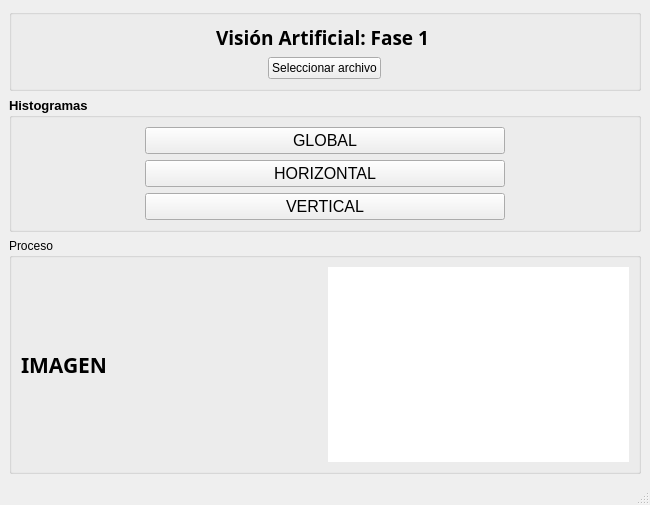
<?xml version="1.0" encoding="UTF-8"?>
<ui version="4.0">
 <class>MainWindow</class>
 <widget class="QMainWindow" name="MainWindow">
  <property name="geometry">
   <rect>
    <x>0</x>
    <y>0</y>
    <width>650</width>
    <height>505</height>
   </rect>
  </property>
  <property name="windowTitle">
   <string>MainWindow</string>
  </property>
  <widget class="QWidget" name="centralwidget">
   <layout class="QGridLayout" name="gridLayout_5">
    <item row="2" column="0">
     <widget class="QGroupBox" name="groupBox_3">
      <property name="title">
       <string>Proceso</string>
      </property>
      <layout class="QGridLayout" name="gridLayout_3">
       <item row="0" column="0">
        <widget class="QLabel" name="label_2">
         <property name="sizePolicy">
          <sizepolicy hsizetype="Fixed" vsizetype="Preferred">
           <horstretch>0</horstretch>
           <verstretch>0</verstretch>
          </sizepolicy>
         </property>
         <property name="minimumSize">
          <size>
           <width>300</width>
           <height>0</height>
          </size>
         </property>
         <property name="maximumSize">
          <size>
           <width>500</width>
           <height>600</height>
          </size>
         </property>
         <property name="font">
          <font>
           <family>Arial Black</family>
           <pointsize>16</pointsize>
           <weight>75</weight>
           <bold>true</bold>
          </font>
         </property>
         <property name="text">
          <string>IMAGEN</string>
         </property>
         <property name="scaledContents">
          <bool>true</bool>
         </property>
        </widget>
       </item>
       <item row="0" column="1">
        <widget class="PlotWidget" name="plotHisto" native="true">
         <property name="styleSheet">
          <string notr="true">background-color: rgb(255, 255, 255);</string>
         </property>
        </widget>
       </item>
      </layout>
     </widget>
    </item>
    <item row="1" column="0">
     <widget class="QGroupBox" name="groupBox">
      <property name="sizePolicy">
       <sizepolicy hsizetype="Preferred" vsizetype="Fixed">
        <horstretch>0</horstretch>
        <verstretch>0</verstretch>
       </sizepolicy>
      </property>
      <property name="minimumSize">
       <size>
        <width>0</width>
        <height>60</height>
       </size>
      </property>
      <property name="font">
       <font>
        <family>Arial</family>
        <pointsize>10</pointsize>
        <weight>75</weight>
        <bold>true</bold>
       </font>
      </property>
      <property name="title">
       <string>Histogramas</string>
      </property>
      <layout class="QGridLayout" name="gridLayout_4">
       <item row="0" column="0">
        <widget class="QPushButton" name="btnGlobal">
         <property name="sizePolicy">
          <sizepolicy hsizetype="Fixed" vsizetype="Fixed">
           <horstretch>0</horstretch>
           <verstretch>0</verstretch>
          </sizepolicy>
         </property>
         <property name="minimumSize">
          <size>
           <width>360</width>
           <height>0</height>
          </size>
         </property>
         <property name="font">
          <font>
           <family>Arial</family>
           <pointsize>12</pointsize>
           <weight>50</weight>
           <bold>false</bold>
          </font>
         </property>
         <property name="text">
          <string>GLOBAL</string>
         </property>
        </widget>
       </item>
       <item row="1" column="0">
        <widget class="QPushButton" name="btnHorizontal">
         <property name="sizePolicy">
          <sizepolicy hsizetype="Fixed" vsizetype="Fixed">
           <horstretch>0</horstretch>
           <verstretch>0</verstretch>
          </sizepolicy>
         </property>
         <property name="minimumSize">
          <size>
           <width>360</width>
           <height>0</height>
          </size>
         </property>
         <property name="font">
          <font>
           <family>Arial</family>
           <pointsize>12</pointsize>
           <weight>50</weight>
           <bold>false</bold>
          </font>
         </property>
         <property name="mouseTracking">
          <bool>true</bool>
         </property>
         <property name="text">
          <string>HORIZONTAL</string>
         </property>
        </widget>
       </item>
       <item row="2" column="0">
        <widget class="QPushButton" name="btnVertical">
         <property name="sizePolicy">
          <sizepolicy hsizetype="Fixed" vsizetype="Fixed">
           <horstretch>0</horstretch>
           <verstretch>0</verstretch>
          </sizepolicy>
         </property>
         <property name="minimumSize">
          <size>
           <width>360</width>
           <height>0</height>
          </size>
         </property>
         <property name="font">
          <font>
           <family>Arial</family>
           <pointsize>12</pointsize>
           <weight>50</weight>
           <bold>false</bold>
          </font>
         </property>
         <property name="text">
          <string>VERTICAL</string>
         </property>
        </widget>
       </item>
      </layout>
     </widget>
    </item>
    <item row="0" column="0">
     <widget class="QGroupBox" name="groupBox_2">
      <property name="sizePolicy">
       <sizepolicy hsizetype="Preferred" vsizetype="Fixed">
        <horstretch>0</horstretch>
        <verstretch>0</verstretch>
       </sizepolicy>
      </property>
      <property name="title">
       <string/>
      </property>
      <layout class="QGridLayout" name="gridLayout_2">
       <item row="0" column="0" colspan="3">
        <widget class="QLabel" name="label">
         <property name="font">
          <font>
           <family>Arial Black</family>
           <pointsize>14</pointsize>
           <weight>75</weight>
           <bold>true</bold>
          </font>
         </property>
         <property name="text">
          <string>Visión Artificial: Fase 1 </string>
         </property>
         <property name="alignment">
          <set>Qt::AlignCenter</set>
         </property>
        </widget>
       </item>
       <item row="1" column="0">
        <spacer name="horizontalSpacer_2">
         <property name="orientation">
          <enum>Qt::Horizontal</enum>
         </property>
         <property name="sizeHint" stdset="0">
          <size>
           <width>247</width>
           <height>20</height>
          </size>
         </property>
        </spacer>
       </item>
       <item row="1" column="1">
        <widget class="QPushButton" name="btnSelecArchivo">
         <property name="text">
          <string>Seleccionar archivo</string>
         </property>
        </widget>
       </item>
       <item row="1" column="2">
        <spacer name="horizontalSpacer">
         <property name="orientation">
          <enum>Qt::Horizontal</enum>
         </property>
         <property name="sizeHint" stdset="0">
          <size>
           <width>247</width>
           <height>20</height>
          </size>
         </property>
        </spacer>
       </item>
      </layout>
     </widget>
    </item>
   </layout>
  </widget>
  <widget class="QMenuBar" name="menubar">
   <property name="geometry">
    <rect>
     <x>0</x>
     <y>0</y>
     <width>650</width>
     <height>21</height>
    </rect>
   </property>
  </widget>
  <widget class="QStatusBar" name="statusbar"/>
 </widget>
 <customwidgets>
  <customwidget>
   <class>PlotWidget</class>
   <extends>QWidget</extends>
   <header location="global">pyqtgraph</header>
   <container>1</container>
  </customwidget>
 </customwidgets>
 <resources/>
 <connections/>
</ui>
